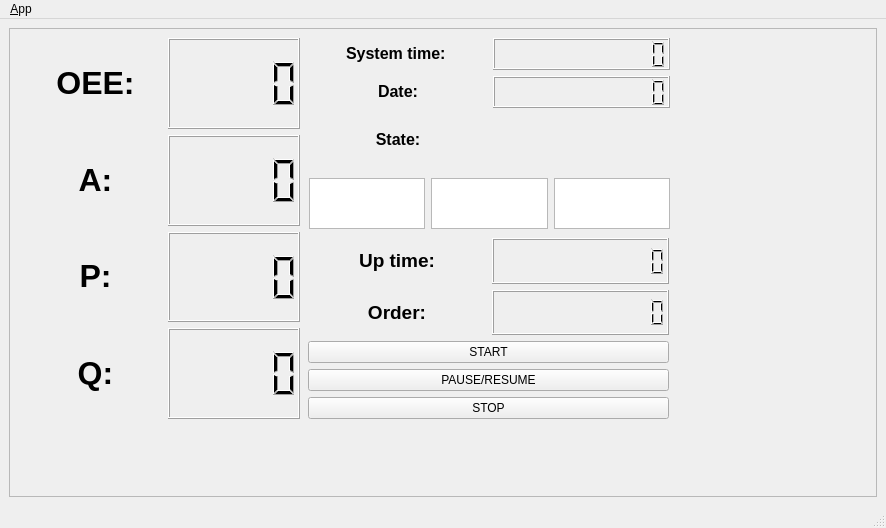
<?xml version="1.0" encoding="UTF-8"?>
<ui version="4.0">
 <class>MainWindowDesign</class>
 <widget class="QMainWindow" name="MainWindowDesign">
  <property name="geometry">
   <rect>
    <x>0</x>
    <y>0</y>
    <width>886</width>
    <height>528</height>
   </rect>
  </property>
  <property name="mouseTracking">
   <bool>false</bool>
  </property>
  <property name="windowTitle">
   <string>QRosApp</string>
  </property>
  <property name="windowIcon">
   <iconset resource="../resources/images.qrc">
    <normaloff>:/images/icon.png</normaloff>:/images/icon.png</iconset>
  </property>
  <property name="locale">
   <locale language="English" country="Australia"/>
  </property>
  <widget class="QWidget" name="centralwidget">
   <layout class="QHBoxLayout">
    <item>
     <widget class="QFrame" name="frame_2">
      <property name="frameShape">
       <enum>QFrame::StyledPanel</enum>
      </property>
      <property name="frameShadow">
       <enum>QFrame::Raised</enum>
      </property>
      <widget class="QWidget" name="gridLayoutWidget">
       <property name="geometry">
        <rect>
         <x>20</x>
         <y>10</y>
         <width>271</width>
         <height>381</height>
        </rect>
       </property>
       <layout class="QGridLayout" name="gridLayout_2">
        <item row="0" column="2">
         <widget class="QLCDNumber" name="lcd_oee"/>
        </item>
        <item row="1" column="2">
         <widget class="QLCDNumber" name="lcd_a"/>
        </item>
        <item row="0" column="1">
         <widget class="QLabel" name="label_4">
          <property name="text">
           <string>&lt;html&gt;&lt;head/&gt;&lt;body&gt;&lt;p align=&quot;center&quot;&gt;&lt;span style=&quot; font-size:24pt; font-weight:600;&quot;&gt;OEE:&lt;/span&gt;&lt;/p&gt;&lt;/body&gt;&lt;/html&gt;</string>
          </property>
         </widget>
        </item>
        <item row="1" column="1">
         <widget class="QLabel" name="label_5">
          <property name="text">
           <string>&lt;html&gt;&lt;head/&gt;&lt;body&gt;&lt;p align=&quot;center&quot;&gt;&lt;span style=&quot; font-size:24pt; font-weight:600;&quot;&gt;A:&lt;/span&gt;&lt;/p&gt;&lt;/body&gt;&lt;/html&gt;</string>
          </property>
         </widget>
        </item>
        <item row="2" column="1">
         <widget class="QLabel" name="label_6">
          <property name="text">
           <string>&lt;html&gt;&lt;head/&gt;&lt;body&gt;&lt;p align=&quot;center&quot;&gt;&lt;span style=&quot; font-size:24pt; font-weight:600;&quot;&gt;P:&lt;/span&gt;&lt;/p&gt;&lt;/body&gt;&lt;/html&gt;</string>
          </property>
         </widget>
        </item>
        <item row="3" column="1">
         <widget class="QLabel" name="label_7">
          <property name="text">
           <string>&lt;html&gt;&lt;head/&gt;&lt;body&gt;&lt;p align=&quot;center&quot;&gt;&lt;span style=&quot; font-size:24pt; font-weight:600;&quot;&gt;Q:&lt;/span&gt;&lt;/p&gt;&lt;/body&gt;&lt;/html&gt;</string>
          </property>
         </widget>
        </item>
        <item row="3" column="2">
         <widget class="QLCDNumber" name="lcd_q"/>
        </item>
        <item row="2" column="2">
         <widget class="QLCDNumber" name="lcd_p"/>
        </item>
       </layout>
      </widget>
      <widget class="QWidget" name="horizontalLayoutWidget_6">
       <property name="geometry">
        <rect>
         <x>300</x>
         <y>150</y>
         <width>361</width>
         <height>51</height>
        </rect>
       </property>
       <layout class="QHBoxLayout" name="horizontalLayout_6">
        <item>
         <widget class="QGraphicsView" name="graphics_red">
          <property name="autoFillBackground">
           <bool>true</bool>
          </property>
          <property name="backgroundBrush">
           <brush brushstyle="NoBrush">
            <color alpha="255">
             <red>255</red>
             <green>0</green>
             <blue>0</blue>
            </color>
           </brush>
          </property>
          <property name="interactive">
           <bool>false</bool>
          </property>
         </widget>
        </item>
        <item>
         <widget class="QGraphicsView" name="graphics_yellow">
          <property name="autoFillBackground">
           <bool>true</bool>
          </property>
          <property name="backgroundBrush">
           <brush brushstyle="NoBrush">
            <color alpha="255">
             <red>0</red>
             <green>170</green>
             <blue>0</blue>
            </color>
           </brush>
          </property>
          <property name="foregroundBrush">
           <brush brushstyle="NoBrush">
            <color alpha="255">
             <red>0</red>
             <green>170</green>
             <blue>0</blue>
            </color>
           </brush>
          </property>
          <property name="interactive">
           <bool>true</bool>
          </property>
         </widget>
        </item>
        <item>
         <widget class="QGraphicsView" name="graphics_green">
          <property name="maximumSize">
           <size>
            <width>16777215</width>
            <height>78</height>
           </size>
          </property>
          <property name="backgroundBrush">
           <brush brushstyle="NoBrush">
            <color alpha="255">
             <red>255</red>
             <green>205</green>
             <blue>5</blue>
            </color>
           </brush>
          </property>
          <property name="foregroundBrush">
           <brush brushstyle="NoBrush">
            <color alpha="255">
             <red>255</red>
             <green>205</green>
             <blue>5</blue>
            </color>
           </brush>
          </property>
         </widget>
        </item>
       </layout>
      </widget>
      <widget class="QWidget" name="gridLayoutWidget_2">
       <property name="geometry">
        <rect>
         <x>300</x>
         <y>10</y>
         <width>361</width>
         <height>127</height>
        </rect>
       </property>
       <layout class="QGridLayout" name="gridLayout">
        <item row="1" column="0">
         <layout class="QHBoxLayout" name="horizontalLayout_8">
          <item>
           <layout class="QHBoxLayout" name="horizontalLayout_9">
            <item>
             <widget class="QLabel" name="label_8">
              <property name="text">
               <string>&lt;html&gt;&lt;head/&gt;&lt;body&gt;&lt;p align=&quot;center&quot;&gt;&lt;span style=&quot; font-size:12pt; font-weight:600;&quot;&gt;Date:&lt;/span&gt;&lt;/p&gt;&lt;/body&gt;&lt;/html&gt;</string>
              </property>
             </widget>
            </item>
            <item>
             <widget class="QLCDNumber" name="lcd_date">
              <property name="numDigits">
               <number>12</number>
              </property>
             </widget>
            </item>
           </layout>
          </item>
         </layout>
        </item>
        <item row="0" column="0">
         <layout class="QHBoxLayout" name="horizontalLayout_3">
          <item>
           <widget class="QLabel" name="label_3">
            <property name="text">
             <string>&lt;html&gt;&lt;head/&gt;&lt;body&gt;&lt;p align=&quot;center&quot;&gt;&lt;span style=&quot; font-size:12pt; font-weight:600;&quot;&gt;System time: &lt;/span&gt;&lt;/p&gt;&lt;/body&gt;&lt;/html&gt;</string>
            </property>
           </widget>
          </item>
          <item>
           <layout class="QHBoxLayout" name="horizontalLayout_7">
            <item>
             <widget class="QLCDNumber" name="lcd_system_2">
              <property name="numDigits">
               <number>12</number>
              </property>
             </widget>
            </item>
           </layout>
          </item>
         </layout>
        </item>
        <item row="2" column="0">
         <layout class="QHBoxLayout" name="horizontalLayout_4">
          <item>
           <widget class="QLabel" name="label_9">
            <property name="text">
             <string>&lt;html&gt;&lt;head/&gt;&lt;body&gt;&lt;p align=&quot;center&quot;&gt;&lt;span style=&quot; font-size:12pt; font-weight:600;&quot;&gt;State:&lt;/span&gt;&lt;/p&gt;&lt;/body&gt;&lt;/html&gt;</string>
            </property>
           </widget>
          </item>
          <item>
           <layout class="QHBoxLayout" name="horizontalLayout_5">
            <item>
             <widget class="QLabel" name="label_state">
              <property name="text">
               <string>&lt;html&gt;&lt;head/&gt;&lt;body&gt;&lt;p align=&quot;center&quot;&gt;&lt;span style=&quot; font-size:24pt;&quot;&gt;&lt;br/&gt;&lt;/span&gt;&lt;/p&gt;&lt;/body&gt;&lt;/html&gt;</string>
              </property>
             </widget>
            </item>
           </layout>
          </item>
         </layout>
        </item>
       </layout>
      </widget>
      <widget class="QWidget" name="verticalLayoutWidget_2">
       <property name="geometry">
        <rect>
         <x>299</x>
         <y>210</y>
         <width>361</width>
         <height>181</height>
        </rect>
       </property>
       <layout class="QVBoxLayout" name="verticalLayout">
        <item>
         <layout class="QHBoxLayout" name="horizontalLayout_10">
          <item>
           <layout class="QHBoxLayout" name="horizontalLayout_11">
            <item>
             <widget class="QLabel" name="label_2">
              <property name="text">
               <string>&lt;html&gt;&lt;head/&gt;&lt;body&gt;&lt;p align=&quot;center&quot;&gt;&lt;span style=&quot; font-size:14pt; font-weight:600;&quot;&gt;Up time:&lt;/span&gt;&lt;/p&gt;&lt;/body&gt;&lt;/html&gt;</string>
              </property>
             </widget>
            </item>
            <item>
             <layout class="QHBoxLayout" name="horizontalLayout_12">
              <item>
               <widget class="QLCDNumber" name="lcd_up">
                <property name="numDigits">
                 <number>12</number>
                </property>
               </widget>
              </item>
             </layout>
            </item>
           </layout>
          </item>
         </layout>
        </item>
        <item>
         <layout class="QHBoxLayout" name="horizontalLayout">
          <item>
           <layout class="QHBoxLayout" name="horizontalLayout_14">
            <item>
             <widget class="QLabel" name="label">
              <property name="text">
               <string>&lt;html&gt;&lt;head/&gt;&lt;body&gt;&lt;p align=&quot;center&quot;&gt;&lt;span style=&quot; font-size:14pt; font-weight:600;&quot;&gt;Order:&lt;/span&gt;&lt;/p&gt;&lt;/body&gt;&lt;/html&gt;</string>
              </property>
             </widget>
            </item>
            <item>
             <layout class="QHBoxLayout" name="horizontalLayout_15">
              <item>
               <widget class="QLCDNumber" name="lcd_order">
                <property name="numDigits">
                 <number>12</number>
                </property>
               </widget>
              </item>
             </layout>
            </item>
           </layout>
          </item>
         </layout>
        </item>
        <item>
         <layout class="QHBoxLayout" name="horizontalLayout_13">
          <item>
           <layout class="QVBoxLayout" name="verticalLayout_2">
            <item>
             <widget class="QPushButton" name="pushButton_start">
              <property name="text">
               <string>START</string>
              </property>
             </widget>
            </item>
            <item>
             <widget class="QPushButton" name="pushButton_pause">
              <property name="text">
               <string>PAUSE/RESUME</string>
              </property>
             </widget>
            </item>
            <item>
             <widget class="QPushButton" name="pushButton_stop">
              <property name="text">
               <string>STOP</string>
              </property>
             </widget>
            </item>
           </layout>
          </item>
         </layout>
        </item>
       </layout>
      </widget>
     </widget>
    </item>
   </layout>
  </widget>
  <widget class="QMenuBar" name="menubar">
   <property name="geometry">
    <rect>
     <x>0</x>
     <y>0</y>
     <width>886</width>
     <height>25</height>
    </rect>
   </property>
   <widget class="QMenu" name="menu_File">
    <property name="title">
     <string>&amp;App</string>
    </property>
    <addaction name="action_Preferences"/>
    <addaction name="separator"/>
    <addaction name="actionAbout"/>
    <addaction name="actionAbout_Qt"/>
    <addaction name="separator"/>
    <addaction name="action_Quit"/>
   </widget>
   <addaction name="menu_File"/>
  </widget>
  <widget class="QStatusBar" name="statusbar"/>
  <action name="action_Quit">
   <property name="text">
    <string>&amp;Quit</string>
   </property>
   <property name="shortcut">
    <string>Ctrl+Q</string>
   </property>
   <property name="shortcutContext">
    <enum>Qt::ApplicationShortcut</enum>
   </property>
  </action>
  <action name="action_Preferences">
   <property name="text">
    <string>&amp;Preferences</string>
   </property>
  </action>
  <action name="actionAbout">
   <property name="text">
    <string>&amp;About</string>
   </property>
  </action>
  <action name="actionAbout_Qt">
   <property name="text">
    <string>About &amp;Qt</string>
   </property>
  </action>
 </widget>
 <tabstops>
  <tabstop>pushButton_pause</tabstop>
  <tabstop>pushButton_stop</tabstop>
 </tabstops>
 <resources>
  <include location="../resources/images.qrc"/>
 </resources>
 <connections/>
</ui>
